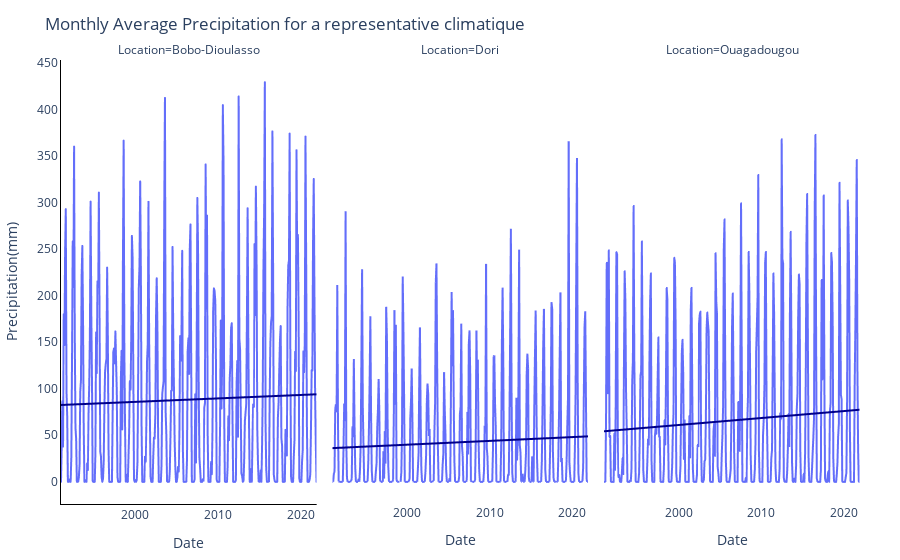

Here is the notebook cell this chart was saved with:
### Code cell
import plotly.express as px

# Your code to create the plot
Precip_data = pd.read_excel("/home/adzavon/Documents/MSC_Data_Analysis/Precipitation/All_precipitation.xls")
fig_precip = px.scatter(Precip_data, x="Date", y="Precipitation(mm)",
                        facet_col="Location",
                        trendline='ols',
                        trendline_color_override='darkblue',
                        title="Monthly Average Precipitation for a representative climatique")

fig_precip.update_traces(mode='lines')

# Add frame to each subplot
for i in range(len(fig_precip.data)):
    fig_precip.update_xaxes(showline=True, linewidth=1, linecolor='black', row=i+1, col=1)
    fig_precip.update_yaxes(showline=True, linewidth=1, linecolor='black', row=i+1, col=1)

# Add frame to all the subplots
fig_precip.update_layout(
    showlegend=False,
    xaxis=dict(showline=True, linewidth=1, linecolor='black', showgrid=True),
    yaxis=dict(showline=True, linewidth=1, linecolor='black', showgrid=True),
    plot_bgcolor='white',
    paper_bgcolor='white',
    margin=dict(l=40, r=40, t=60, b=40),
)

# Display the plot
fig_precip.show()

### Figure 1 — Plotly figure (JSON) as saved in the notebook; plotly's stock layout.template omitted (floating-point values rounded to 4 significant figures; data arrays with more than 128 entries replaced by an {"elided": "..."} marker saying what was removed)
{"data": [{"hovertemplate": "Location=Bobo-Dioulasso<br>Date=%{x}<br>Precipitation(mm)=%{y}<extra></extra>", "legendgroup": "", "marker": {"color": "#636efa", "symbol": "circle"}, "mode": "lines", "name": "", "showlegend": false, "type": "scattergl", "x": {"elided": "372 str values"}, "xaxis": "x", "y": {"elided": "372 float values"}, "yaxis": "y"}, {"hovertemplate": "<b>OLS trendline</b><br>Precipitation(mm) = 1.17449e-08 * Date + 74.7561<br>R<sup>2</sup>=0.001071<br><br>Location=Bobo-Dioulasso<br>Date=%{x}<br>Precipitation(mm)=%{y} <b>(trend)</b><extra></extra>", "legendgroup": "", "line": {"color": "darkblue"}, "marker": {"color": "#636efa", "symbol": "circle"}, "mode": "lines", "name": "", "showlegend": false, "type": "scattergl", "x": {"elided": "372 str values"}, "xaxis": "x", "y": {"elided": "372 float values"}, "yaxis": "y"}, {"hovertemplate": "Location=Dori<br>Date=%{x}<br>Precipitation(mm)=%{y}<extra></extra>", "legendgroup": "", "marker": {"color": "#636efa", "symbol": "circle"}, "mode": "lines", "name": "", "showlegend": false, "type": "scattergl", "x": {"elided": "372 str values"}, "xaxis": "x2", "y": {"elided": "372 float values"}, "yaxis": "y2"}, {"hovertemplate": "<b>OLS trendline</b><br>Precipitation(mm) = 1.29317e-08 * Date + 27.6135<br>R<sup>2</sup>=0.003087<br><br>Location=Dori<br>Date=%{x}<br>Precipitation(mm)=%{y} <b>(trend)</b><extra></extra>", "legendgroup": "", "line": {"color": "darkblue"}, "marker": {"color": "#636efa", "symbol": "circle"}, "mode": "lines", "name": "", "showlegend": false, "type": "scattergl", "x": {"elided": "371 str values"}, "xaxis": "x2", "y": {"elided": "371 float values"}, "yaxis": "y2"}, {"hovertemplate": "Location=Ouagadougou<br>Date=%{x}<br>Precipitation(mm)=%{y}<extra></extra>", "legendgroup": "", "marker": {"color": "#636efa", "symbol": "circle"}, "mode": "lines", "name": "", "showlegend": false, "type": "scattergl", "x": {"elided": "372 str values"}, "xaxis": "x3", "y": {"elided": "372 float values"}, "yaxis": "y3"}, {"hovertemplate": "<b>OLS trendline</b><br>Precipitation(mm) = 2.37034e-08 * Date + 38.565<br>R<sup>2</sup>=0.005692<br><br>Location=Ouagadougou<br>Date=%{x}<br>Precipitation(mm)=%{y} <b>(trend)</b><extra></extra>", "legendgroup": "", "line": {"color": "darkblue"}, "marker": {"color": "#636efa", "symbol": "circle"}, "mode": "lines", "name": "", "showlegend": false, "type": "scattergl", "x": {"elided": "372 str values"}, "xaxis": "x3", "y": {"elided": "372 float values"}, "yaxis": "y3"}], "layout": {"annotations": [{"font": {}, "showarrow": false, "text": "Location=Bobo-Dioulasso", "x": 0.16, "xanchor": "center", "xref": "paper", "y": 1, "yanchor": "bottom", "yref": "paper"}, {"font": {}, "showarrow": false, "text": "Location=Dori", "x": 0.5, "xanchor": "center", "xref": "paper", "y": 1, "yanchor": "bottom", "yref": "paper"}, {"font": {}, "showarrow": false, "text": "Location=Ouagadougou", "x": 0.84, "xanchor": "center", "xref": "paper", "y": 1, "yanchor": "bottom", "yref": "paper"}], "legend": {"tracegroupgap": 0}, "margin": {"b": 40, "l": 40, "r": 40, "t": 60}, "paper_bgcolor": "white", "plot_bgcolor": "white", "showlegend": false, "title": {"text": "Monthly Average Precipitation for a representative climatique"}, "xaxis": {"anchor": "y", "domain": [0, 0.32], "linecolor": "black", "linewidth": 1, "showgrid": true, "showline": true, "title": {"text": "Date"}}, "xaxis2": {"anchor": "y2", "domain": [0.34, 0.66], "matches": "x", "title": {"text": "Date"}}, "xaxis3": {"anchor": "y3", "domain": [0.68, 1.0], "matches": "x", "title": {"text": "Date"}}, "yaxis": {"anchor": "x", "domain": [0, 1], "linecolor": "black", "linewidth": 1, "showgrid": true, "showline": true, "title": {"text": "Precipitation(mm)"}}, "yaxis2": {"anchor": "x2", "domain": [0, 1], "matches": "y", "showticklabels": false}, "yaxis3": {"anchor": "x3", "domain": [0, 1], "matches": "y", "showticklabels": false}}}
